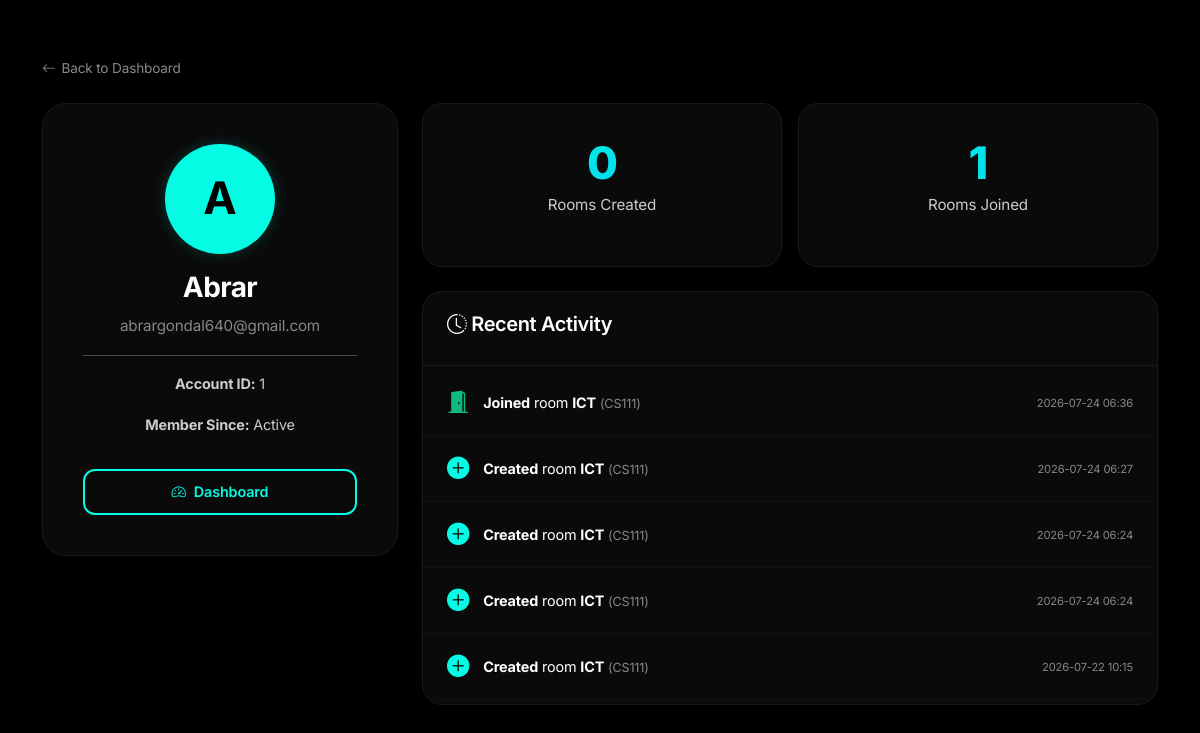
Page /profile (signed in) on the earlier database version.
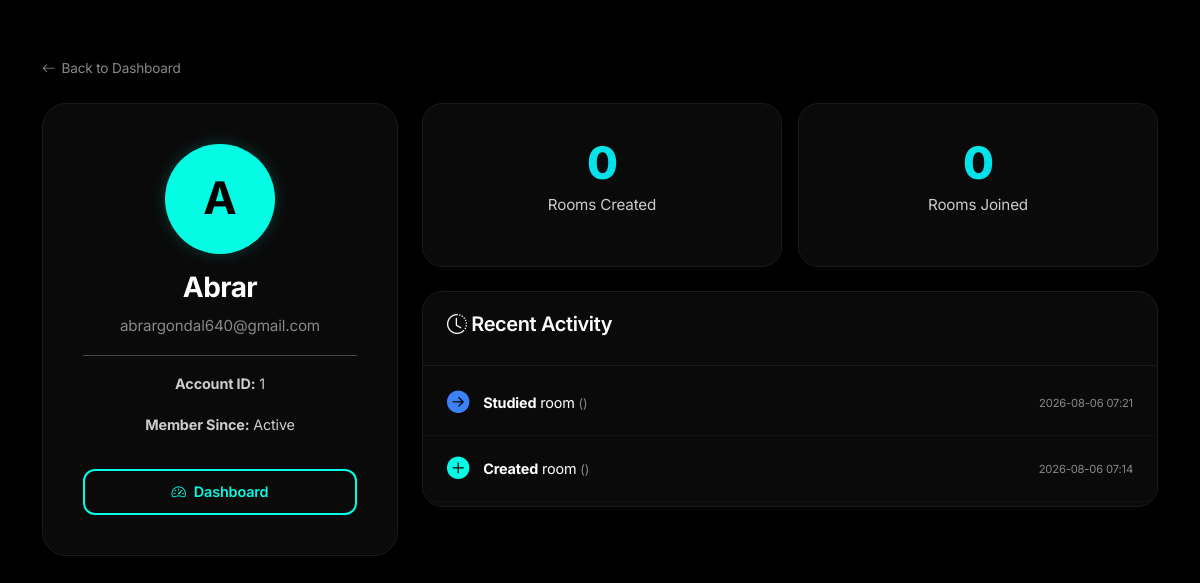
Same page on the later database version.
### app.py (models this page shows, shortened)
class User(db.Model, UserMixin):
    id = db.Column(db.Integer, primary_key=True)
    username = db.Column(db.String(80), unique=True, nullable=False)
    email = db.Column(db.String(120), unique=True, nullable=False)
    password_hash = db.Column(db.String(200), nullable=False)

class StudyHistory(db.Model):
    id = db.Column(db.Integer, primary_key=True)
    user_id = db.Column(db.Integer, db.ForeignKey('user.id'), nullable=False)
    room_id = db.Column(db.Integer, db.ForeignKey('room.id', ondelete='CASCADE'), nullable=False)
    action = db.Column(db.String(20), nullable=False)
    timestamp = db.Column(db.DateTime, default=datetime.utcnow)
    user = db.relationship('User', backref='history')
    room = db.relationship('Room')

class Room(db.Model):
    id = db.Column(db.Integer, primary_key=True)
    name = db.Column(db.String(100), nullable=False)
    description = db.Column(db.String(500))
    course_code = db.Column(db.String(20), unique=True, nullable=False)
    room_code = db.Column(db.String(6), unique=True, nullable=False)
    created_by = db.Column(db.Integer, db.ForeignKey('user.id', ondelete='CASCADE'), nullable=False)
    created_at = db.Column(db.DateTime, default=datetime.utcnow)
    is_private = db.Column(db.Boolean, default=False)
    room_password = db.Column(db.String(200), nullable=True)
    creator = db.relationship('User', foreign_keys=[created_by], backref='created_rooms')
    members = db.relationship('User', secondary=room_members, backref='joined_rooms')
    messages = db.relationship('ChatMessage', cascade='all, delete-orphan', backref='room', lazy=True)
    materials = db.relationship('StudyMaterial', cascade='all, delete-orphan', backref='room', lazy=True)

### app.py (the view)
@app.route('/profile')
@login_required
def profile():
    history = StudyHistory.query.filter_by(user_id=current_user.id).order_by(StudyHistory.timestamp.desc()).limit(20).all()
    created_rooms = Room.query.filter_by(created_by=current_user.id).all()
    joined_rooms = current_user.joined_rooms
    return render_template('profile.html', user=current_user, history=history, created_rooms=created_rooms, joined_rooms=joined_rooms)

### app.py (called while the page is built)
@login_manager.user_loader
def load_user(user_id):
    return db.session.get(User, int(user_id))

### templates/profile.html
{% extends "base.html" %}
{% block content %}
<div class="profile-page">
    <div class="container py-4">
        <a href="/dashboard" class="back-link mb-4">
            <i class="bi bi-arrow-left"></i> Back to Dashboard
        </a>
        <div class="row g-4">
            <div class="col-lg-4">
                <div class="profile-card">
                    <div class="profile-card-body text-center">
                        <div class="profile-avatar-large mx-auto mb-3">
                            <span>{{ user.username[0] | upper }}</span>
                        </div>
                        <h3>{{ user.username }}</h3>
                        <p class="text-muted-custom">{{ user.email }}</p>
                        <hr>
                        <div class="profile-info">
                            <p><strong>Account ID:</strong> {{ user.id }}</p>
                            <p><strong>Member Since:</strong> Active</p>
                        </div>
                        <a href="/dashboard" class="btn btn-outline-primary-custom w-100 mt-3">
                            <i class="bi bi-speedometer2"></i> Dashboard
                        </a>
                    </div>
                </div>
            </div>
            <div class="col-lg-8">
                <div class="stats-row row g-3 mb-4">
                    <div class="col-6">
                        <div class="stat-box">
                            <h2 class="text-gradient">{{ created_rooms|length }}</h2>
                            <p>Rooms Created</p>
                        </div>
                    </div>
                    <div class="col-6">
                        <div class="stat-box">
                            <h2 class="text-gradient">{{ joined_rooms|length }}</h2>
                            <p>Rooms Joined</p>
                        </div>
                    </div>
                </div>
                <div class="activity-card">
                    <div class="activity-header">
                        <h4><i class="bi bi-clock-history"></i> Recent Activity</h4>
                    </div>
                    <div class="activity-body">
                        {% if history %}
                            {% for entry in history %}
                            <div class="activity-item">
                                <div class="activity-icon">
                                    {% if entry.action == 'created' %}
                                        <i class="bi bi-plus-circle-fill text-primary-custom"></i>
                                    {% elif entry.action == 'joined' %}
                                        <i class="bi bi-door-open-fill" style="color:#10B981;"></i>
                                    {% else %}
                                        <i class="bi bi-arrow-right-circle-fill" style="color:#3B82F6;"></i>
                                    {% endif %}
                                </div>
                                <div class="activity-content">
                                    <span><strong>{{ entry.action | capitalize }}</strong> room <strong>{{ entry.room.name }}</strong></span>
                                    <small class="text-muted-custom">({{ entry.room.course_code }})</small>
                                </div>
                                <div class="activity-time">
                                    <small>{{ entry.timestamp.strftime('%Y-%m-%d %H:%M') }}</small>
                                </div>
                            </div>
                            {% endfor %}
                        {% else %}
                            <div class="activity-empty">
                                <i class="bi bi-inbox"></i>
                                <p>No activity yet. Join or create a room!</p>
                            </div>
                        {% endif %}
                    </div>
                </div>
            </div>
        </div>
    </div>
</div>
{% endblock %}

### templates/base.html (shortened to what this page needs)
<!DOCTYPE html>
<html lang="en">
<head>
    <link href="https://cdn.jsdelivr.net/npm/bootstrap@5.3.0/dist/css/bootstrap.min.css" rel="stylesheet">
    <link rel="stylesheet" href="https://cdn.jsdelivr.net/npm/bootstrap-icons@1.11.3/font/bootstrap-icons.min.css">
    <link rel="stylesheet" href="{{ url_for('static', filename='style.css') }}">
</head>
<body>
    <main>
        {% block content %}{% endblock %}
    </main>
</body>
</html>

Differences in the rows shown:
removed StudyHistory: action "Joined", room.name "ICT", room.course_code "CS111", timestamp "2026-07-24 06:36"
removed StudyHistory: action "Created", room.name "ICT", room.course_code "CS111", timestamp "2026-07-24 06:27"
removed StudyHistory: action "Created", room.name "ICT", room.course_code "CS111", timestamp "2026-07-24 06:24"
removed StudyHistory: action "Created", room.name "ICT", room.course_code "CS111", timestamp "2026-07-24 06:24"
now on this page (row edited): StudyHistory: action "Studied", timestamp "2026-08-06 07:21"
changed StudyHistory "Created": timestamp "2026-07-22 10:15" → "2026-08-06 07:14"; room.name "ICT" → (not shown); room.course_code "CS111" → (not shown)
Other differences:
{{ joined_rooms|length }}: "1" → "0"
